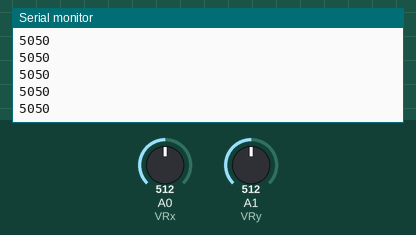
The sketch below on a simulated Arduino Uno, built with avr-gcc and run on an emulated ATmega328P. On the bench: the last lines printed to the serial monitor. The test bench sets the inputs (shaded band); at power-on: A0 (VRx) = 512, A1 (VRy) = 512.

Above: at 1.2 s.
1.3 s: A0 (VRx) set to 716
At 1.57 s:
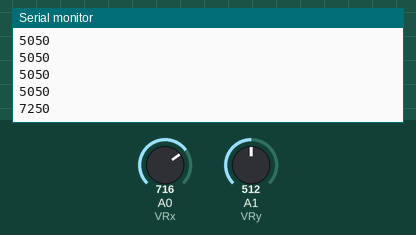
2.8 s: A1 (VRy) set to 716
At 2.89 s:
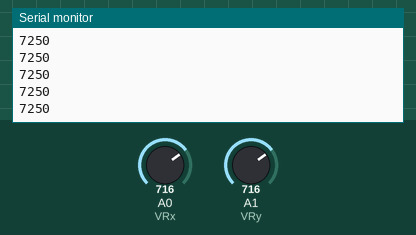
4.3 s: A0 (VRx) set to 900
At 4.34 s:
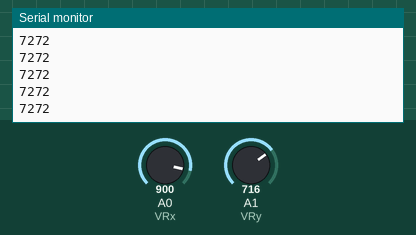
5.8 s: A1 (VRy) set to 900
At 5.92 s:
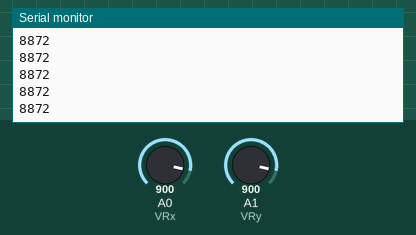
Timing chart, 0 to 8.3 s (numbered marks = the images above; inputs shaded):
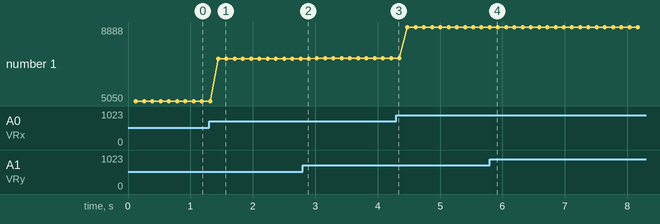

Measured:
- after the input at 1.3 s, the serial monitor: prints a new line after 0.15 s (image 1)
- plotted number 1: 5050 → 7250 after the input at 1.3 s, 7250 → 7272 after the input at 2.8 s, 7272 → 8872 after the input at 4.3 s, 8872 → 8888 after the input at 5.8 s

The sketch:

Joystick.ino
```cpp
/* Ardunio uno kode til at sende joystick koordinater over APC220 */

int VRx = A0;
int VRy = A1;
int xPosition = 0;
int old_xPosition = 0;
int yPosition = 0;
int old_yPosition = 0;
int mapX = 0;
int mapY = 0;
int convertedMapX = 0;
int convertedMapY = 0;
String FinalString;

#include <SoftwareSerial.h>

SoftwareSerial mySerial(6, 5); // RX, TX

void setup() {
  Serial.begin(9600);
  mySerial.begin(9600);

  pinMode(VRx, INPUT);
  pinMode(VRy, INPUT);


}

void loop() {
  xPosition = analogRead(VRx);
  yPosition = analogRead(VRy);
  mapX = map(xPosition, 0, 1023, 10, 99);
  mapY = map(yPosition, 0, 1023, 10, 99);


 delay(127);

    if(mapX < 62 and mapX > 48) {
      convertedMapX = 50;
      }
     else {
      convertedMapX = mapX;
      }
     if(mapY < 62 and mapY > 48) {
      convertedMapY = 50;
      }
     else {
      convertedMapY = mapY;
      }

     FinalString = String(convertedMapX) + String(convertedMapY);
     Serial.println(FinalString);

     char charBuf[9];
     FinalString.toCharArray(charBuf, 9);
     mySerial.write(charBuf);
  }
```
